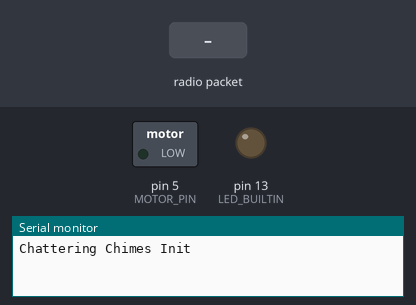
The sketch below on a simulated Arduino Uno, built with avr-gcc and run on an emulated ATmega328P. On the bench: switched loads named in the sketch (green lamp = pin HIGH), output pins drawn as LEDs (lit = HIGH), the last lines printed to the serial monitor. The test bench sets the inputs (shaded band). No radio packets arrive unless stated.

Above: at 1.2 s.
1.3 s: radio packet "1" arrives
At 2.1 s:
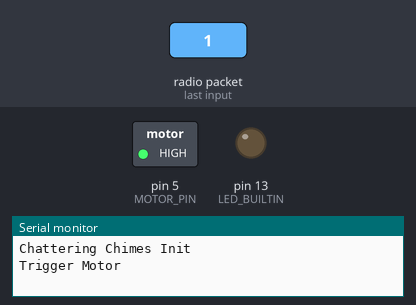
Timing chart, 0 to 4.3 s (numbered marks = the images above; inputs shaded):
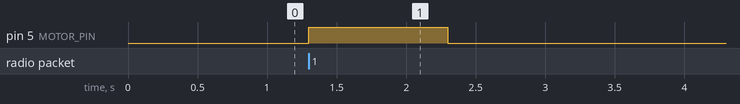

Measured:
- after the input at 1.3 s, pin 5 (MOTOR_PIN): LOW → HIGH at once, → LOW 1.0 s later

The sketch:

ChatteringChimes.ino
```cpp
#include <VirtualWire.h>

const int MOTOR_PIN = 5;
const int RX_PIN = 6;
const int TX_PIN = 7;
const int MY_ID = 49;
const int MOTOR_TIMESPAN = 1000;

bool trigger = false;
unsigned long pMillis = 0;

String inputString = "";
boolean stringComplete = false;

void setup() {
  Serial.begin(9600);
  Serial.println("Chattering Chimes Init");

  pinMode(MOTOR_PIN, OUTPUT);
  pinMode(LED_BUILTIN, OUTPUT);

  vw_set_rx_pin(RX_PIN);
  vw_set_tx_pin(TX_PIN);
  vw_setup(1000);
  vw_rx_start();

  inputString.reserve(200);
  pMillis = millis();
}

void loop() {
  uint8_t buf[VW_MAX_MESSAGE_LEN];
  uint8_t buflen = VW_MAX_MESSAGE_LEN;

  if (vw_get_message(buf, &buflen)) {
    digitalWrite(LED_BUILTIN, HIGH);
    for (int i = 0; i < buflen; i++) {
      if (buf[i] == MY_ID) {
        Serial.println("Trigger Motor");
        trigger = true;
        pMillis = millis();
      }
    }
    digitalWrite(LED_BUILTIN, LOW);
  }

  if (trigger) {
    if (millis() - pMillis < MOTOR_TIMESPAN) {
      digitalWrite(MOTOR_PIN, HIGH);
    } else {
      digitalWrite(MOTOR_PIN, LOW);
      Serial.println("Stop Motor");
      trigger = false;
      pMillis = millis();

      Serial.println("Broadcast ID");
      vw_send((uint8_t *)MY_ID, strlen(MY_ID));
      vw_wait_tx();
    }
  }

  if (stringComplete) {
    Serial.println("Trigger Motor");
    inputString = "";
    stringComplete = false;
    trigger = true;
    pMillis = millis();
  }
}

void serialEvent() {
  while (Serial.available()) {
    char inChar = (char)Serial.read();
    inputString += inChar;
    if (inChar == '\n') {
      stringComplete = true;
    }
  }
}
```
